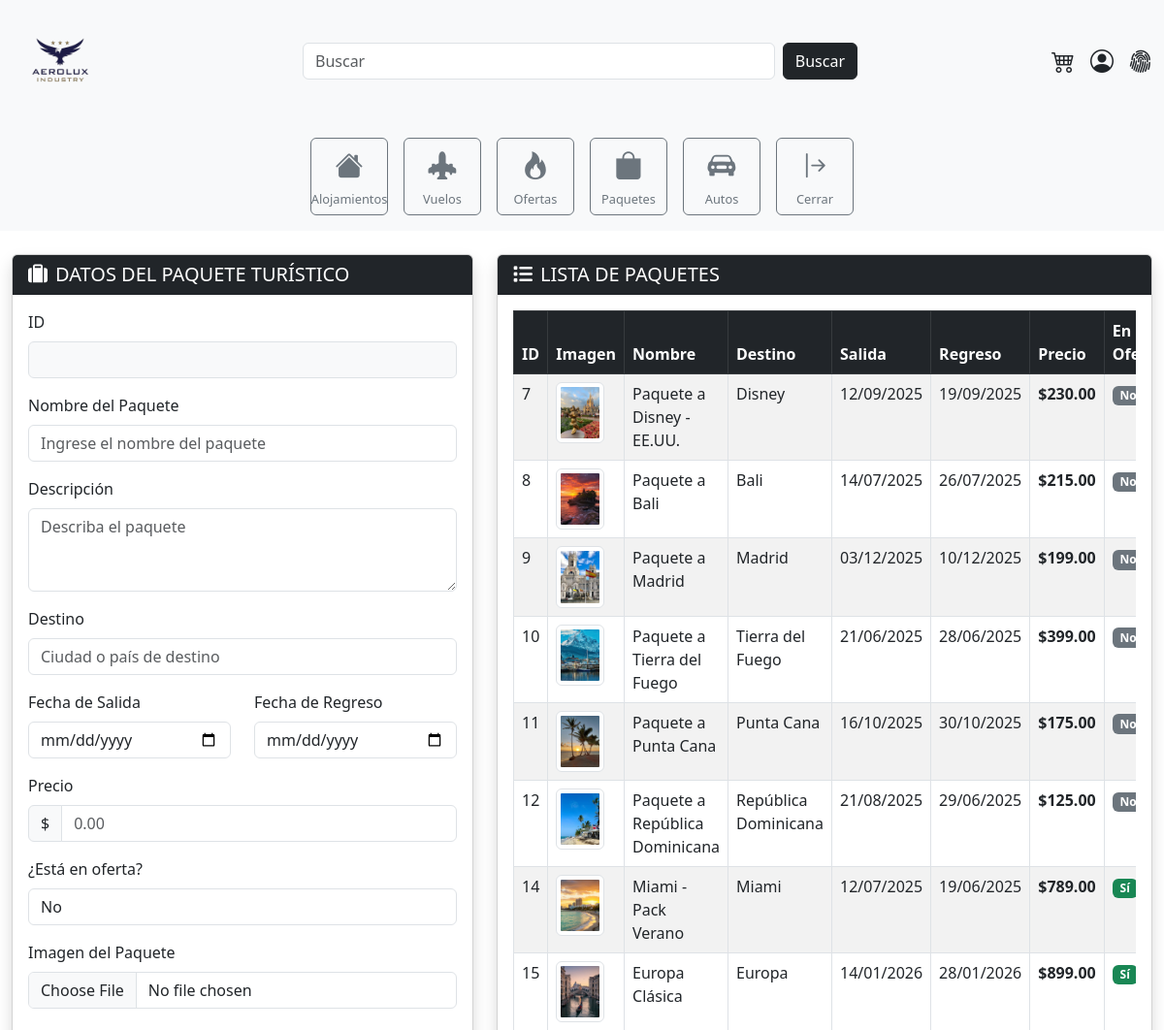
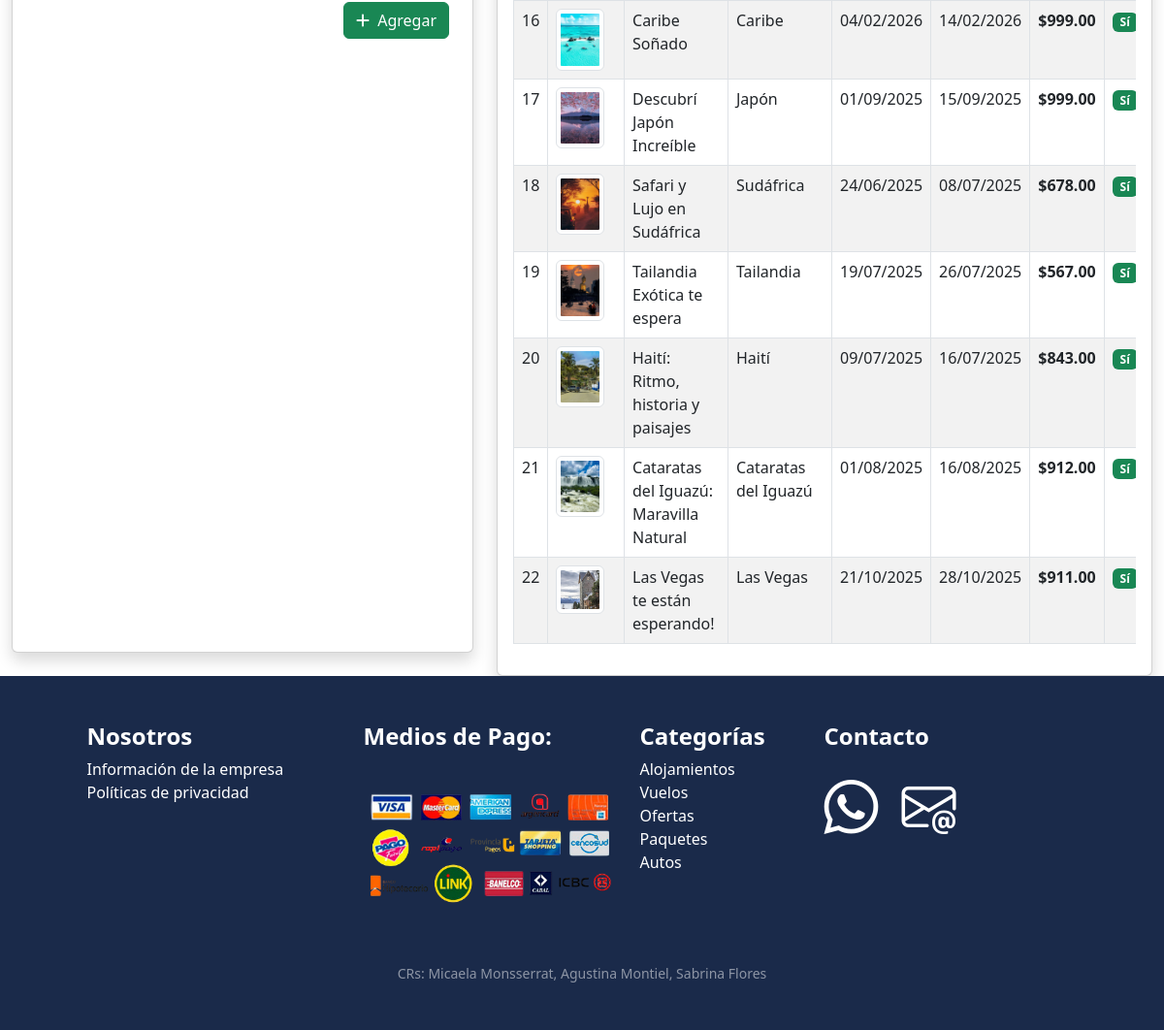
The page /administrador/seccion/paquetes.php (signed in) on the database its author committed (2 pictures, top to bottom).
### tables this page shows
CREATE TABLE `paquetes` (
  `id_paquete` int NOT NULL,
  `nombre_paquete` varchar(100) NOT NULL,
  `descripcion` text,
  `destino` varchar(100) NOT NULL,
  `fecha_salida` date NOT NULL,
  `fecha_regreso` date DEFAULT NULL,
  `precio` decimal(10,2) NOT NULL,
  `en_oferta` tinyint(1) DEFAULT NULL,
  `imagen` varchar(255) DEFAULT NULL
);

### administrador/seccion/paquetes.php (the view, shortened to what this page needs)
<?php
include('../config/bd.php');
$txtID = $_POST['txtID'] ?? "";
$txtNombre = $_POST['txtNombre'] ?? "";
$txtDescripcion = $_POST['txtDescripcion'] ?? "";
$txtDestino = $_POST['txtDestino'] ?? "";
$txtFechaSalida = $_POST['txtFechaSalida'] ?? "";
$txtFechaRegreso = $_POST['txtFechaRegreso'] ?? "";
$txtPrecio = $_POST['txtPrecio'] ?? "";
$txtOferta = $_POST['en_oferta'] ?? "0";
$txtAccion = $_POST['accion'] ?? "";
$sentenciaSQL = $conexion->prepare("SELECT * FROM paquetes");
$sentenciaSQL->execute();
$listaPaquetes = $sentenciaSQL->fetchAll(PDO::FETCH_ASSOC);
include('../estructura/cabecera.php');
?>
<div class="container-fluid mt-4">
    <div class="row">
        <div class="col-md-5 mb-4">
            <div class="card shadow">
                <div class="card-header bg-dark text-white">
                    <h5 class="mb-0"><i class="fas fa-suitcase me-2"></i>DATOS DEL PAQUETE TURÍSTICO</h5>
                </div>
                <div class="card-body">
                    <form method="POST" enctype="multipart/form-data">
                        <div class="mb-3">
                            <label for="txtID" class="form-label">ID</label>
                            <input type="text" readonly class="form-control bg-light" name="txtID" value="<?php echo $txtID; ?>" id="txtID">
                        </div>
                        <div class="mb-3">
                            <label for="txtNombre" class="form-label">Nombre del Paquete</label>
                            <input type="text" class="form-control" name="txtNombre" value="<?php echo $txtNombre; ?>" id="txtNombre" placeholder="Ingrese el nombre del paquete" required>
                        </div>
                        <div class="mb-3">
                            <label for="txtDescripcion" class="form-label">Descripción</label>
                            <textarea class="form-control" name="txtDescripcion" id="txtDescripcion" rows="3" placeholder="Describa el paquete" required><?php echo $txtDescripcion; ?></textarea>
                        </div>
                        <div class="mb-3">
                            <label for="txtDestino" class="form-label">Destino</label>
                            <input type="text" class="form-control" name="txtDestino" value="<?php echo $txtDestino; ?>" id="txtDestino" placeholder="Ciudad o país de destino" required>
                        </div>
                        <div class="row mb-3">
                            <div class="col-md-6">
                                <label for="txtFechaSalida" class="form-label">Fecha de Salida</label>
                                <input type="date" class="form-control" name="txtFechaSalida" value="<?php echo $txtFechaSalida; ?>" id="txtFechaSalida" required>
                            </div>
                            <div class="col-md-6">
                                <label for="txtFechaRegreso" class="form-label">Fecha de Regreso</label>
                                <input type="date" class="form-control" name="txtFechaRegreso" value="<?php echo $txtFechaRegreso; ?>" id="txtFechaRegreso" required>
                            </div>
                        </div>
                        <div class="mb-3">
                            <label for="txtPrecio" class="form-label">Precio</label>
                            <div class="input-group">
                                <span class="input-group-text">$</span>
                                <input type="number" step="0.01" class="form-control" name="txtPrecio" value="<?php echo $txtPrecio; ?>" id="txtPrecio" placeholder="0.00" required>
                            </div>
                        </div>
                        <div class="mb-3">
                            <label for="oferta" class="form-label">¿Está en oferta?</label>
                            <select class="form-control" name="en_oferta" id="oferta">
                                <option value="0" <?php echo ($txtOferta == 0) ? 'selected' : ''; ?>>No</option>
                            </select>
                        </div>
                        <div class="mb-4">
                            <label for="imagen" class="form-label">Imagen del Paquete</label>
                            <input type="file" class="form-control" name="imagen" id="imagen" accept="image/jpeg, image/png, image/gif">
                        </div>
                        <div class="d-grid gap-2 d-md-flex justify-content-md-end">
                            <?php if ($txtAccion === "Seleccionar"): ?>
                                <button type="submit" name="accion" value="Modificar" class="btn btn-warning me-md-2"><i class="fas fa-edit me-1"></i> Modificar</button>
                                <button type="submit" name="accion" value="Cancelar" class="btn btn-info"><i class="fas fa-undo me-1"></i> Cancelar</button>
                            <?php else: ?>
                                <button type="submit" name="accion" value="Agregar" class="btn btn-success me-md-2"><i class="fas fa-plus me-1"></i> Agregar</button>
                            <?php endif; ?>
                        </div>
                    </form>
                </div>
            </div>
        </div>
        <div class="col-md-7">
            <div class="card shadow">
                <div class="card-header bg-dark text-white">
                    <h5 class="mb-0"><i class="fas fa-list me-2"></i>LISTA DE PAQUETES</h5>
                </div>
                <div class="card-body">
                    <div class="table-responsive">
                        <table class="table table-striped table-hover table-bordered">
                            <thead class="table-dark">
                                <tr>
                                    <th>ID</th>
                                    <th>Imagen</th>
                                    <th>Nombre</th>
                                    <th>Destino</th>
                                    <th>Salida</th>
                                    <th>Regreso</th>
                                    <th>Precio</th>
                                    <th>En Oferta</th>
                                </tr>
                            </thead>
                            <tbody>
                                <?php foreach ($listaPaquetes as $paquete): ?>
                                    <tr>
                                        <td><?php echo $paquete['id_paquete']; ?></td>
                                        <td>
                                            <?php if (!empty($paquete['imagen'])): ?>
                                                <img src="../../img/<?php echo $paquete['imagen']; ?>" width="50" class="img-thumbnail">
                                            <?php else: ?>
                                                <span class="text-muted">Sin imagen</span>
                                            <?php endif; ?>
                                        </td>
                                        <td><?php echo $paquete['nombre_paquete']; ?></td>
                                        <td><?php echo $paquete['destino']; ?></td>
                                        <td><?php echo date('d/m/Y', strtotime($paquete['fecha_salida'])); ?></td>
                                        <td><?php echo date('d/m/Y', strtotime($paquete['fecha_regreso'])); ?></td>
                                        <td class="fw-bold">$<?php echo number_format($paquete['precio'], 2); ?></td>
                                        <td>
                                            <?php echo ($paquete['en_oferta'] == 1) ? '<span class="badge bg-success">Sí</span>' : '<span class="badge bg-secondary">No</span>'; ?>
                                        </td>
                                    </tr>
                                <?php endforeach; ?>
                            </tbody>
                        </table>
                    </div>
                </div>
            </div>
        </div>
    </div>
</div>
<?php include('../estructura/pie.php'); ?>

### css/estilos.css (style rules this page uses)
.card { height: 100%; display: flex; flex-direction: column; box-shadow: 0 2px 6px rgba(0, 0, 0, 0.1); }
.card-body { flex-grow: 1; display: flex; flex-direction: column; justify-content: space-between; }

### rows shown on the page
paquetes: id_paquete "7", imagen (picture), nombre_paquete "Paquete a Disney - EE.UU.", destino "Disney", fecha_salida "12/09/2025", fecha_regreso "19/09/2025", precio "230.00", en_oferta "No"
paquetes: id_paquete "8", imagen (picture), nombre_paquete "Paquete a Bali", destino "Bali", fecha_salida "14/07/2025", fecha_regreso "26/07/2025", precio "215.00", en_oferta "No"
paquetes: id_paquete "9", imagen (picture), nombre_paquete "Paquete a Madrid", destino "Madrid", fecha_salida "03/12/2025", fecha_regreso "10/12/2025", precio "199.00", en_oferta "No"
paquetes: id_paquete "10", imagen (picture), nombre_paquete "Paquete a Tierra del Fuego", destino "Tierra del Fuego", fecha_salida "21/06/2025", fecha_regreso "28/06/2025", precio "399.00", en_oferta "No"
paquetes: id_paquete "11", imagen (picture), nombre_paquete "Paquete a Punta Cana", destino "Punta Cana", fecha_salida "16/10/2025", fecha_regreso "30/10/2025", precio "175.00", en_oferta "No"
paquetes: id_paquete "12", imagen (picture), nombre_paquete "Paquete a República Dominicana", destino "República Dominicana", fecha_salida "21/08/2025", fecha_regreso "29/06/2025", precio "125.00", en_oferta "No"
paquetes: id_paquete "14", imagen (picture), nombre_paquete "Miami - Pack Verano", destino "Miami", fecha_salida "12/07/2025", fecha_regreso "19/06/2025", precio "789.00", en_oferta "Sí"
paquetes: id_paquete "15", imagen (picture), nombre_paquete "Europa Clásica", destino "Europa", fecha_salida "14/01/2026", fecha_regreso "28/01/2026", precio "899.00", en_oferta "Sí"
paquetes: id_paquete "16", imagen (picture), nombre_paquete "Caribe Soñado", destino "Caribe", fecha_salida "04/02/2026", fecha_regreso "14/02/2026", precio "999.00", en_oferta "Sí"
paquetes: id_paquete "17", imagen (picture), nombre_paquete "Descubrí Japón Increíble", destino "Japón", fecha_salida "01/09/2025", fecha_regreso "15/09/2025", precio "999.00", en_oferta "Sí"
paquetes: id_paquete "18", imagen (picture), nombre_paquete "Safari y Lujo en Sudáfrica", destino "Sudáfrica", fecha_salida "24/06/2025", fecha_regreso "08/07/2025", precio "678.00", en_oferta "Sí"
paquetes: id_paquete "19", imagen (picture), nombre_paquete "Tailandia Exótica te espera", destino "Tailandia", fecha_salida "19/07/2025", fecha_regreso "26/07/2025", precio "567.00", en_oferta "Sí"
paquetes: id_paquete "20", imagen (picture), nombre_paquete "Haití: Ritmo, historia y paisajes", destino "Haití", fecha_salida "09/07/2025", fecha_regreso "16/07/2025", precio "843.00", en_oferta "Sí"
paquetes: id_paquete "21", imagen (picture), nombre_paquete "Cataratas del Iguazú: Maravilla Natural", destino "Cataratas del Iguazú", fecha_salida "01/08/2025", fecha_regreso "16/08/2025", precio "912.00", en_oferta "Sí"
paquetes: id_paquete "22", imagen (picture), nombre_paquete "Las Vegas te están esperando!", destino "Las Vegas", fecha_salida "21/10/2025", fecha_regreso "28/10/2025", precio "911.00", en_oferta "Sí"
